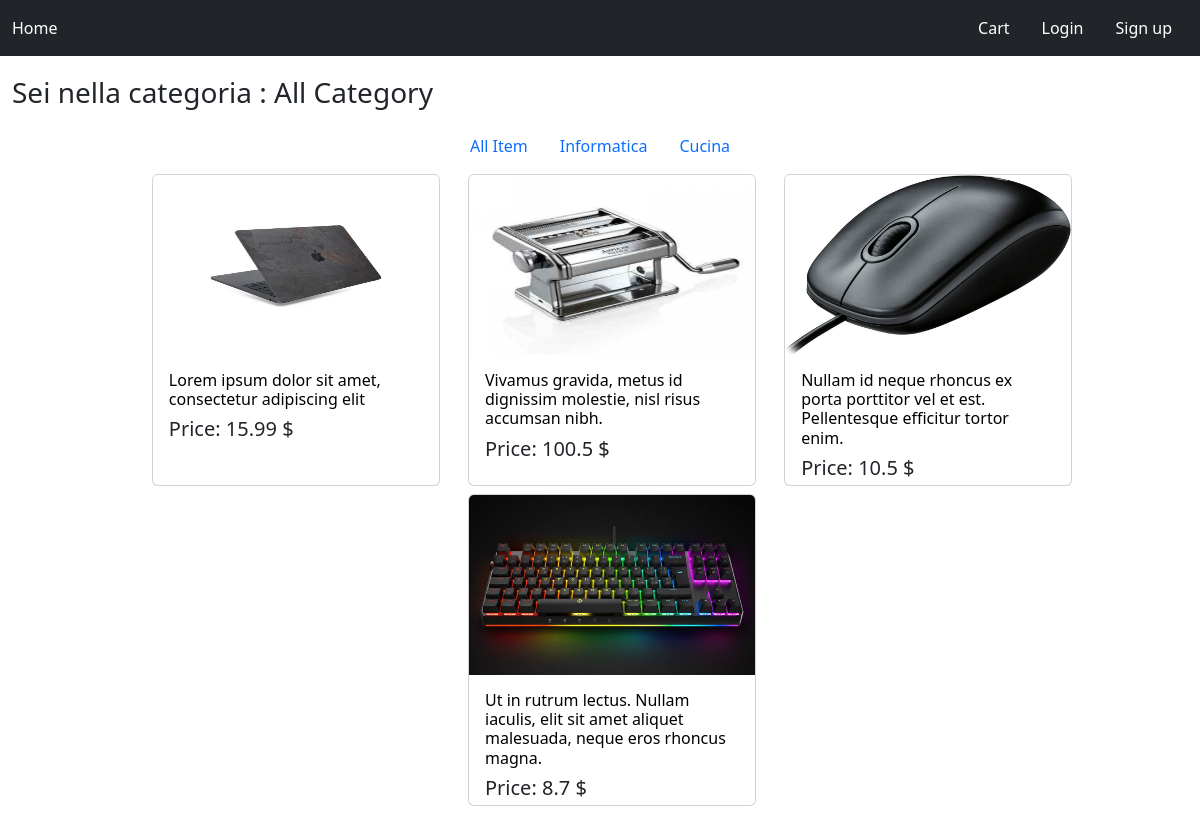
The page / on the database its author committed.
### shopOnline/models.py (models this page shows)
class Item(models.Model):
    name = models.CharField(max_length=1200, db_index=True)
    image = models.ImageField(null=True, upload_to='images/', blank=True)
    price = models.FloatField(default=0)
    available = models.BooleanField(default=True)
    description = models.CharField(default="csdc", max_length=10000, db_index=True)
    categories=models.ForeignKey(Categories,on_delete=models.CASCADE,default=None)

### shopOnline/views.py (the view)
# urls.py: path('',listofItem.as_view(),name='shop'),
class listofItem(ListView):
    context_object_name = "list_items"
    template_name = "shopOnline/shop.html"
    def get_queryset(self, *args, **kwargs):
        pk_list = self.kwargs
        if pk_list =={}:
            queryset = Item.objects.filter()
        else:
            queryset = Item.objects.filter(categories=pk_list['pk'])
            print(queryset.values())
        return queryset
    def get_context_data(self, **kwargs):
        context = super().get_context_data(**kwargs)
        pk_list = self.kwargs
        if pk_list =={}:
            context["nameCategory"]="All Category"
        else:
            queryC=Item.objects.filter(pk=pk_list['pk']).select_related("categories").all()
            for item in queryC:
                context["nameCategory"] = item.categories.name
        item_id_cart = []
        Cart(self.request)
        if self.request.session['cart']:
            session_cart = self.request.session['cart']
            for item in session_cart:
                item_id_cart.append(int(item))
            print(item_id_cart)
            context["cart_id"]=item_id_cart
        print("user e ")
        print(self.request.user.pk)
        return context

### cart/context_processor.py (called while the page is built)
def cart(request):
    return {'cart':Cart(request)}

### shopOnline/templates/shopOnline/shop.html
{% extends 'base.html' %} }
{% load static %}
{% block content %}
<div style="text-align: center;padding-top: 1vw">
<div style="float: left;">
<h3>Sei nella categoria : {{ nameCategory }}</h3>
</div>
<ul class="nav justify-content-center" style="margin-top: 50px">
  <li class="nav-item">
    <a class="nav-link active" aria-current="page" href={% url 'shop' %}>All Item </a>
  </li>
  <li class="nav-item">
    <a class="nav-link" href={% url 'shopCategoria' 1 %}>Informatica</a>
  </li>
  <li class="nav-item">
    <a class="nav-link" href={% url 'shopCategoria' 2 %}>Cucina</a>
  </li>
</ul>
    {% for item in list_items %}
        <div class="card mt-2 ms-4" style="width: 18rem; display: inline-flex;height: 26vw">
         <a href="{% url 'detail_item' item.pk%}">
            <img  src={{ MEDIA_URL }}{{ item.image }} class="card-img-top" style="height: 15vw" > </a>
  <div class="card-body" style="text-align: left">
      <a href="{% url 'detail_item' item.pk%}" class="link-offset-2 link-underline link-underline-opacity-0" style="text-decoration: none;color: black;}"> <h6 class="card-title" style=":hover {color: blue}:visited {color: cornflowerblue}" >{{ item.name }}</h6> </a>
      <h5 style="left: 0">Price: {{ item.price }} $</h5>
  </div>
    </div>
     {% endfor %}
</div>
{% endblock %}

### rows shown on the page
Item: image (picture), name "Lorem ipsum dolor sit amet, consectetur adipiscing elit", price "15.99"
Item: image (picture), name "Vivamus gravida, metus id dignissim molestie, nisl risus accumsan nibh.", price "100.5"
Item: image (picture), name "Nullam id neque rhoncus ex porta porttitor vel et est. Pellentesque efficitur tortor enim.", price "10.5"
Item: image (picture), name "Ut in rutrum lectus. Nullam iaculis, elit sit amet aliquet malesuada, neque eros rhoncus magna.", price "8.7"

### other values the page prints
{{ nameCategory }} "All Category"
